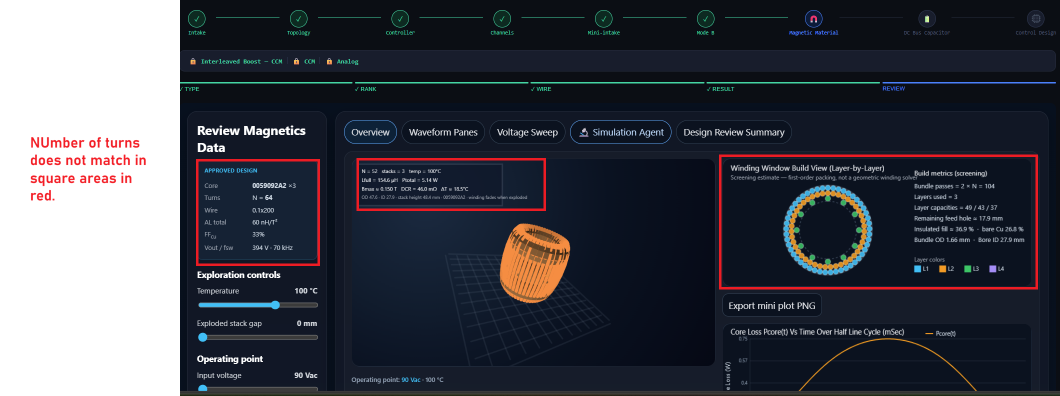
#> input picture specs/Image/Descripencies.png, 2120 x 791 px (shown at 1/2 size); its folder holds only this picture in this run
$ python -i db.py   (imports and definitions only)
#> lines starting #> are read from the running program, lines starting #| are printed output that depends on the picture
"""
app/magnetics/db.py
MagneticsDB — single guardian of all magnetic material data.

RULES FOR FUTURE DEVELOPERS:
  1. Step 7, Step 8, and any future step MUST call this class only.
     Never import data_loader.py directly from calculation steps.
  2. To add a new material:
       python3 -m app.magnetics.tools.add_material
     or call db.add_custom_material() from the API.
  3. To add a new supplier catalog:
       - Create data/magnetic_materials/<supplier>/ directory
       - Add JSON files following the schema in schema.py
       - Call db.reload()
  4. After any data change: call db.reload() or POST /admin/reload-magnetics-db
  5. Never modify this file to add material data — that goes in JSON/CSV files only.
"""
from __future__ import annotations
import json, math, csv, math, logging, time
from pathlib import Path
from typing import Optional
import numpy as np

log = logging.getLogger(__name__)

DATA_ROOT = Path(__file__).parent.parent.parent / "data"
PENDING_DIR = DATA_ROOT / "magnetics_pending"
# [1 line not run here, left out]

# ── Global singleton ──────────────────────────────────────────────────────────
_instance: Optional["MagneticsDB"] = None

# [6 lines left out: function get_db, not called in this run]


class MagneticsDB:
    # Canonical wire-type aliases: UI name -> catalog "type" field
    # litz_catalog.csv types: "litz", "tiw", "solid-enamel"
    # awg_table.csv types:    "solid"
    WIRE_TYPE_ALIAS = {
        "magnet":       "solid-enamel",
        "solid-enamel": "solid-enamel",
        "litz":         "litz",
        "tiw":          "tiw",
        "solid":        "solid",
    }

    # [30 lines left out: function _rac_rdc_solid, not called in this run]

    """
    Single guardian of all magnetic material data.
    Owns: materials (JSON), core catalogs (CSV), wire catalog (CSV).
    Provides: query, rank, filter, validate, add, and PDF-extract APIs.
    """

    def __init__(self):
        self._materials:    dict[str, dict] = {}    # key → material dict
        self._cores_fc:     list[dict]      = []
        self._cores_tdk:    list[dict]      = []
        self._cores_mag:    list[dict]      = []
        self._wire:         list[dict]      = []
        self._awg:          list[dict]      = []
        self._load_time:    float           = 0.0
        self._load_errors:  list[str]       = []
        self.reload()

    # ══════════════════════════════════════════════════════════════════════════
    # LOAD / RELOAD
    # ══════════════════════════════════════════════════════════════════════════

    def reload(self) -> dict:
        """
        Reload all material JSON and catalog CSV files from disk.
        Call this after adding or editing any data file.
        Returns: {loaded: N, errors: [...]}
        """
        t0 = time.time()
        self._materials.clear()
        self._load_errors.clear()

        mat_root = DATA_ROOT / "magnetic_materials"
        for supplier_dir in sorted(mat_root.iterdir()):
            if not supplier_dir.is_dir(): continue
            for jf in sorted(supplier_dir.glob("*.json")):
                key = jf.stem
                try:
                    with open(jf) as f:
                        d = json.load(f)
                    errs = self.validate_material_dict(d)
                    if errs:
                        for e in errs:
                            log.warning(f"[DB] {key}: {e}")
                            self._load_errors.append(f"{key}: {e}")
                    d["_key"]  = key
                    d["_path"] = str(jf)
                    self._materials[key] = d
                except Exception as ex:
                    msg = f"{key}: failed to load — {ex}"
                    log.error(f"[DB] {msg}")
                    self._load_errors.append(msg)

        # Load pending (reviewed but not committed) — for display only
        for jf in sorted(PENDING_DIR.glob("*.json")):
            try:
                with open(jf) as f:
                    d = json.load(f)
                d["_key"]    = f"pending:{jf.stem}"
                d["_path"]   = str(jf)
                d["_pending"] = True
                self._materials[d["_key"]] = d
            except Exception as ex:
                self._load_errors.append(f"pending/{jf.stem}: {ex}")

        # Core catalogs
        self._cores_fc  = self._load_csv(mat_root/"ferroxcube/etd_catalog.csv")
        self._cores_tdk = self._load_csv(mat_root/"tdk/etd_catalog.csv")
        self._cores_mag = self._load_csv(mat_root/"magnetics_inc/toroid_catalog.csv")
        self._wire      = self._load_csv(DATA_ROOT/"wire/litz_catalog.csv")
        self._awg       = self._load_csv(DATA_ROOT/"wire/awg_table.csv")

        self._load_time = time.time() - t0
        n = len([k for k in self._materials if not k.startswith("pending:")])
        n_pend = len([k for k in self._materials if k.startswith("pending:")])
        log.info(f"[MagneticsDB] Loaded {n} materials + {n_pend} pending in {self._load_time*1000:.0f}ms")
        return {"loaded": n, "pending": n_pend, "errors": self._load_errors}

    # [771 lines left out: functions _load_csv, _cast, get_material, get_materials, rank_grades, filter_cores and 19 more, not called in this run]

>>> import cv2
>>> picture = cv2.imread('../../../specs/Image/Descripencies.png', cv2.IMREAD_GRAYSCALE)
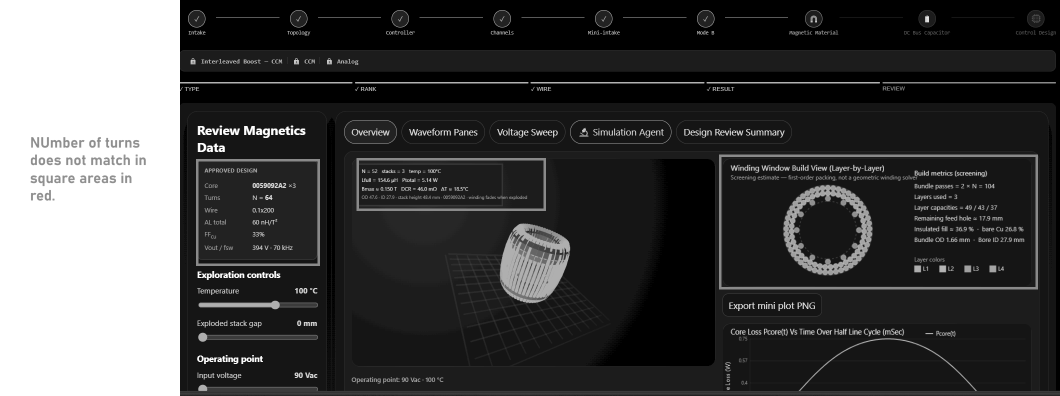
#> picture: shape (791, 2120) (shown at 1/2 size); min 0, max 255, mean 66.1
#> (the run stopped early here; a loop or call above may not have finished)
